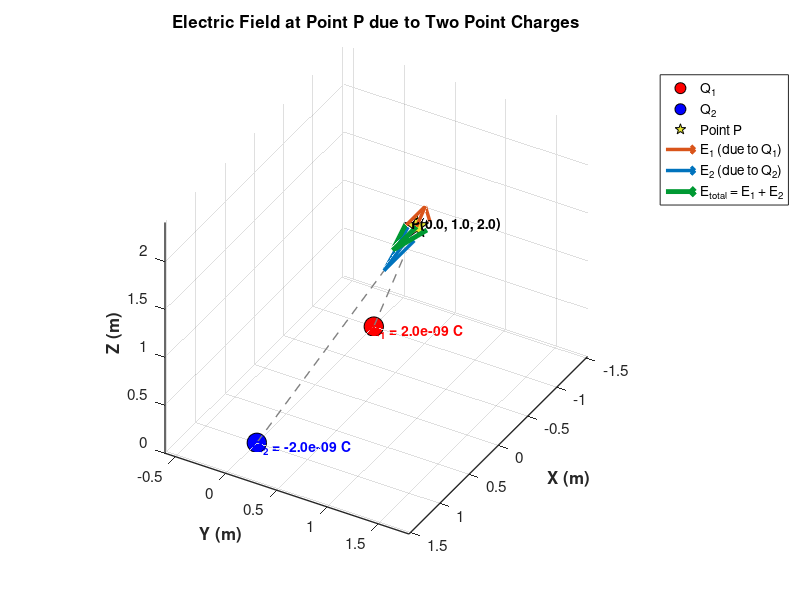

The MATLAB script that drew this image:
%% Electric Field Visualization due to Two Point Charges in 3D
clear; clc; close all;

%% Parameters
% Point P where we want to calculate the electric field
Px = 0; Py = 1; Pz = 2;

% Charge 1
q1 = 2e-9;              % Charge magnitude (Coulombs)
Q1 = [-1, 0, 0];         % Position of charge 1 [x, y, z]

% Charge 2
q2 = -2e-9;             % Charge magnitude (Coulombs)
Q2 = [1, 0, 0];         % Position of charge 2 [x, y, z]

% Physical constants
k = 8.9875e9;           % Coulomb constant (N·m²/C²)

%% Compute Electric Field at Point P
% Position vector of point P
P = [Px, Py, Pz];

% Vector from Q1 to P
r1 = P - Q1;
r1_mag = norm(r1);

% Vector from Q2 to P
r2 = P - Q2;
r2_mag = norm(r2);

% Electric field contributions (Coulomb's Law)
E1 = k * q1 * r1 / r1_mag^3;
E2 = k * q2 * r2 / r2_mag^3;

% Total electric field at P
E_total = E1 + E2;
E_mag = norm(E_total);

fprintf('Electric Field at P(%.2f, %.2f, %.2f):\n', Px, Py, Pz);
fprintf('  E1   = [%.4e, %.4e, %.4e] N/C\n', E1);
fprintf('  E2   = [%.4e, %.4e, %.4e] N/C\n', E2);
fprintf('  E    = [%.4e, %.4e, %.4e] N/C\n', E_total);
fprintf('  |E|  = %.4e N/C\n', E_mag);

%% Visualization
figure('Color', 'w', 'Position', [100, 100, 1000, 750]);
hold on; grid on; axis equal;
view(45, 25);

% Scale factor for visualization (to make arrows visible)
scale = 0.5 / max([norm(E1), norm(E2), norm(E_total)]);

% --- Plot charges ---
plot3(Q1(1), Q1(2), Q1(3), 'o', 'MarkerSize', 14, ...
      'MarkerFaceColor', 'r', 'MarkerEdgeColor', 'k');
plot3(Q2(1), Q2(2), Q2(3), 'o', 'MarkerSize', 14, ...
      'MarkerFaceColor', 'b', 'MarkerEdgeColor', 'k');

% --- Plot point P ---
plot3(P(1), P(2), P(3), 'p', 'MarkerSize', 18, ...
      'MarkerFaceColor', [0.9, 0.9, 0.2], 'MarkerEdgeColor', 'k');

% --- Plot Electric Field vectors ---
% E1 vector (from P)
quiver3(P(1), P(2), P(3), E1(1)*scale, E1(2)*scale, E1(3)*scale, ...
        0, 'Color', [0.85, 0.33, 0.10], 'LineWidth', 2.5, ...
        'MaxHeadSize', 0.5);

% E2 vector (from P)
quiver3(P(1), P(2), P(3), E2(1)*scale, E2(2)*scale, E2(3)*scale, ...
        0, 'Color', [0.00, 0.45, 0.74], 'LineWidth', 2.5, ...
        'MaxHeadSize', 0.5);

% Total E vector (from P)
quiver3(P(1), P(2), P(3), E_total(1)*scale, E_total(2)*scale, E_total(3)*scale, ...
        0, 'Color', [0.00, 0.60, 0.20], 'LineWidth', 3.5, ...
        'MaxHeadSize', 0.6);

% --- Dashed lines from charges to P ---
plot3([Q1(1), P(1)], [Q1(2), P(2)], [Q1(3), P(3)], ...
      '--', 'Color', [0.5, 0.5, 0.5], 'LineWidth', 1);
plot3([Q2(1), P(1)], [Q2(2), P(2)], [Q2(3), P(3)], ...
      '--', 'Color', [0.5, 0.5, 0.5], 'LineWidth', 1);

%% Labels and Legend
xlabel('X (m)', 'FontSize', 12, 'FontWeight', 'bold');
ylabel('Y (m)', 'FontSize', 12, 'FontWeight', 'bold');
zlabel('Z (m)', 'FontSize', 12, 'FontWeight', 'bold');
title('Electric Field at Point P due to Two Point Charges', ...
      'FontSize', 14, 'FontWeight', 'bold');

% Text annotations
text(Q1(1)+0.08, Q1(2), Q1(3), ...
     sprintf('Q_1 = %.1e C', q1), 'FontSize', 10, ...
     'Color', 'r', 'FontWeight', 'bold');
text(Q2(1)+0.08, Q2(2), Q2(3), ...
     sprintf('Q_2 = %.1e C', q2), 'FontSize', 10, ...
     'Color', 'b', 'FontWeight', 'bold');
text(P(1)+0.08, P(2), P(3)+0.08, ...
     sprintf('P(%.1f, %.1f, %.1f)', Px, Py, Pz), ...
     'FontSize', 10, 'FontWeight', 'bold');

legend({'Q_1', 'Q_2', 'Point P', 'E_1 (due to Q_1)', ...
        'E_2 (due to Q_2)', 'E_{total} = E_1 + E_2'}, ...
        'Location', 'northeastoutside', 'FontSize', 10);

set(gca, 'FontSize', 11, 'LineWidth', 1);
hold off;

% Thêm 
view(3)
view(120,35)
